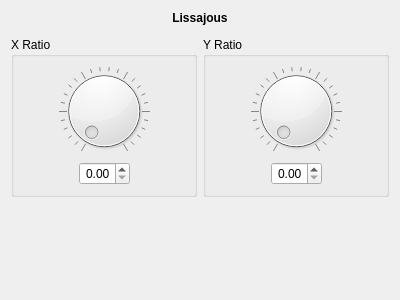
<?xml version="1.0" encoding="UTF-8"?>
<ui version="4.0">
 <class>LissajousWidget</class>
 <widget class="QWidget" name="LissajousWidget">
  <property name="geometry">
   <rect>
    <x>0</x>
    <y>0</y>
    <width>400</width>
    <height>300</height>
   </rect>
  </property>
  <property name="windowTitle">
   <string>Form</string>
  </property>
  <property name="whatsThis">
   <string notr="true">https://forum.bossa.org/t/open-other-lissajous/12929/1</string>
  </property>
  <layout class="QVBoxLayout" name="verticalLayout">
   <item>
    <widget class="QLabel" name="nameLabel">
     <property name="font">
      <font>
       <bold>true</bold>
      </font>
     </property>
     <property name="text">
      <string>Lissajous</string>
     </property>
     <property name="alignment">
      <set>Qt::AlignmentFlag::AlignCenter</set>
     </property>
    </widget>
   </item>
   <item>
    <widget class="ServicePresetWidget" name="preset" native="true"/>
   </item>
   <item>
    <layout class="QHBoxLayout" name="horizontalLayout_7">
     <item>
      <widget class="QGroupBox" name="groupBox_4">
       <property name="title">
        <string>X Ratio</string>
       </property>
       <layout class="QVBoxLayout" name="verticalLayout_9">
        <item>
         <widget class="QDial" name="xratioDial">
          <property name="maximum">
           <number>100</number>
          </property>
          <property name="orientation">
           <enum>Qt::Orientation::Vertical</enum>
          </property>
          <property name="notchesVisible">
           <bool>true</bool>
          </property>
         </widget>
        </item>
        <item>
         <layout class="QHBoxLayout" name="horizontalLayout_8">
          <item>
           <spacer name="horizontalSpacer_9">
            <property name="orientation">
             <enum>Qt::Orientation::Horizontal</enum>
            </property>
            <property name="sizeHint" stdset="0">
             <size>
              <width>40</width>
              <height>20</height>
             </size>
            </property>
           </spacer>
          </item>
          <item>
           <widget class="QDoubleSpinBox" name="xratioSpinner">
            <property name="alignment">
             <set>Qt::AlignmentFlag::AlignRight|Qt::AlignmentFlag::AlignTrailing|Qt::AlignmentFlag::AlignVCenter</set>
            </property>
            <property name="maximum">
             <double>1.000000000000000</double>
            </property>
            <property name="singleStep">
             <double>0.100000000000000</double>
            </property>
           </widget>
          </item>
          <item>
           <spacer name="horizontalSpacer_10">
            <property name="orientation">
             <enum>Qt::Orientation::Horizontal</enum>
            </property>
            <property name="sizeHint" stdset="0">
             <size>
              <width>40</width>
              <height>20</height>
             </size>
            </property>
           </spacer>
          </item>
         </layout>
        </item>
       </layout>
      </widget>
     </item>
     <item>
      <widget class="QGroupBox" name="groupBox_5">
       <property name="title">
        <string>Y Ratio</string>
       </property>
       <layout class="QVBoxLayout" name="verticalLayout_10">
        <item>
         <widget class="QDial" name="yratioDial">
          <property name="maximum">
           <number>100</number>
          </property>
          <property name="notchesVisible">
           <bool>true</bool>
          </property>
         </widget>
        </item>
        <item>
         <layout class="QHBoxLayout" name="horizontalLayout_9">
          <item>
           <spacer name="horizontalSpacer_11">
            <property name="orientation">
             <enum>Qt::Orientation::Horizontal</enum>
            </property>
            <property name="sizeHint" stdset="0">
             <size>
              <width>40</width>
              <height>20</height>
             </size>
            </property>
           </spacer>
          </item>
          <item>
           <widget class="QDoubleSpinBox" name="yratioSpinner">
            <property name="alignment">
             <set>Qt::AlignmentFlag::AlignRight|Qt::AlignmentFlag::AlignTrailing|Qt::AlignmentFlag::AlignVCenter</set>
            </property>
            <property name="maximum">
             <double>1.000000000000000</double>
            </property>
            <property name="singleStep">
             <double>0.100000000000000</double>
            </property>
           </widget>
          </item>
          <item>
           <spacer name="horizontalSpacer_12">
            <property name="orientation">
             <enum>Qt::Orientation::Horizontal</enum>
            </property>
            <property name="sizeHint" stdset="0">
             <size>
              <width>40</width>
              <height>20</height>
             </size>
            </property>
           </spacer>
          </item>
         </layout>
        </item>
       </layout>
      </widget>
     </item>
    </layout>
   </item>
   <item>
    <spacer name="verticalSpacer_4">
     <property name="orientation">
      <enum>Qt::Orientation::Vertical</enum>
     </property>
     <property name="sizeHint" stdset="0">
      <size>
       <width>20</width>
       <height>101</height>
      </size>
     </property>
    </spacer>
   </item>
  </layout>
 </widget>
 <customwidgets>
  <customwidget>
   <class>ServicePresetWidget</class>
   <extends>QWidget</extends>
   <header>widgets/servicepresetwidget.h</header>
   <container>1</container>
  </customwidget>
 </customwidgets>
 <resources/>
 <connections/>
</ui>
